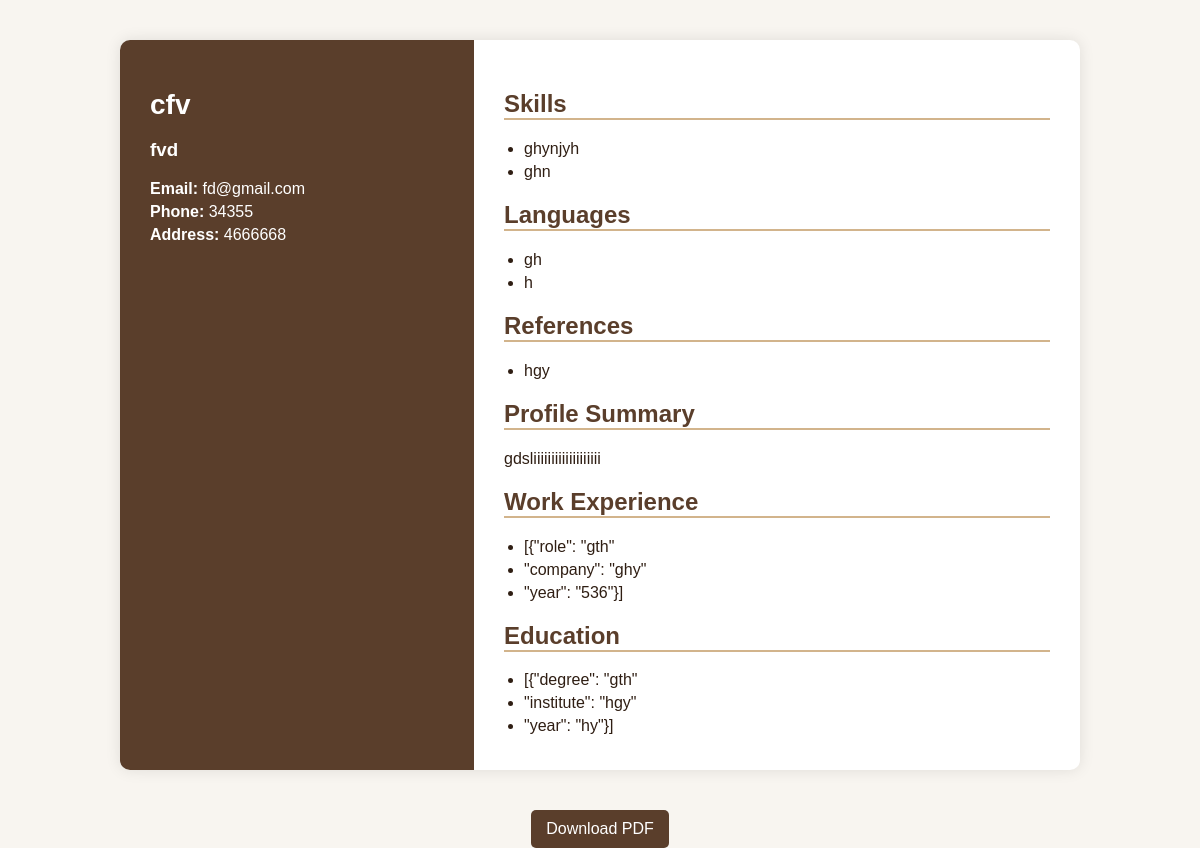
The app's page /resume/Resume1/3/ (signed in) with its own data.
### resume/models.py (models this page shows, shortened)
class Resume1(models.Model):
    user = models.ForeignKey(User, on_delete=models.CASCADE)
    full_name = models.CharField(max_length=255)
    job_title = models.CharField(max_length=255, blank=True)
    email = models.EmailField()
    phone = models.CharField(max_length=50, blank=True)
    address = models.CharField(max_length=255, blank=True)
    profile_summary = models.TextField(blank=True)
    skills = models.TextField(blank=True)
    languages = models.TextField(blank=True)
    work_experience = models.TextField(blank=True, default="")
    education = models.TextField(blank=True, default="")
    references = models.TextField(blank=True)
    template_type = models.CharField(max_length=10, default='Resume1')

### resume/views.py (the view)
# urls.py: path('resume/<str:resume_type>/<int:resume_id>/', views.resume_display, name='resume_display'),
@login_required
def resume_display(request, resume_type, resume_id):
    model_map = {
        'Resume1': Resume1,
        'Resume2': Resume2,
        'Resume3': Resume3,
        'Resume4': Resume4,
        'Resume5': Resume5,
    }
    model = model_map.get(resume_type)
    resume = get_object_or_404(model, id=resume_id)
    def split_field(value):
        if not value:
            return []
        return [item.strip() for item in value.replace('\r', '').replace(',', '\n').splitlines() if item.strip()]
    context = {
        "resume": resume,
        "skills_list": split_field(getattr(resume, "skills", "")),
        "languages_list": split_field(getattr(resume, "languages", "")),
        "references_list": split_field(getattr(resume, "references", "")),
        "qualifications_list": split_field(getattr(resume, "qualifications", "")),
        "projects": split_field(getattr(resume, "projects", "")),
        "achievements_list": split_field(getattr(resume, "achievements", "")),
        "experience_list": split_field(getattr(resume, "work_experience", "")),  # ✅ plain text
        "education_list": split_field(getattr(resume, "education", "")),        # ✅ plain text
        "profile_summary": getattr(resume, "profile_summary", ""),              # ✅ include summary if present
    }
    return render(request, f"resume/resume_display{resume_type[-1]}.html", context)

### resume/templates/resume/resume_display1.html (shortened to what this page needs)
<!DOCTYPE html>
<html lang="en">
<head>
</head>
<body>
<div class="container">
  <div class="left">
    <h1>{{ resume.full_name }}</h1>
    <h3>{{ resume.job_title }}</h3>
    <p><strong>Email:</strong> {{ resume.email }}</p>
    <p><strong>Phone:</strong> {{ resume.phone }}</p>
    <p><strong>Address:</strong> {{ resume.address }}</p>
  </div>
  <div class="right">
    <h2>Skills</h2>
    {% if skills_list %}
      <ul>
        {% for skill in skills_list %}
          <li>{{ skill }}</li>
        {% endfor %}
      </ul>
    {% else %}
      <p>No skills added</p>
    {% endif %}
    <h2>Languages</h2>
    {% if languages_list %}
      <ul>
        {% for lang in languages_list %}
          <li>{{ lang }}</li>
        {% endfor %}
      </ul>
    {% else %}
      <p>No languages added</p>
    {% endif %}
    <h2>References</h2>
    {% if references_list %}
      <ul>
        {% for ref in references_list %}
          <li>{{ ref }}</li>
        {% endfor %}
      </ul>
    {% else %}
      <p>No references added</p>
    {% endif %}
    <h2>Profile Summary</h2>
    {% if resume.profile_summary %}
      <p>{{ resume.profile_summary|linebreaksbr }}</p>
    {% else %}
      <p>No profile summary added</p>
    {% endif %}
<h2>Work Experience</h2>
{% if experience_list %}
  <ul>
    {% for exp in experience_list %}
      <li>{{ exp }}</li>
    {% endfor %}
  </ul>
{% else %}
  <p>No work experience added</p>
{% endif %}
<h2>Education</h2>
{% if education_list %}
  <ul>
    {% for edu in education_list %}
      <li>{{ edu }}</li>
    {% endfor %}
  </ul>
{% else %}
  <p>No education details added</p>
{% endif %}
  </div>
</div>
<div style="text-align:center; margin-top:20px;">
  <a href="{% url 'download_resume_pdf1' resume.id %}"><button>Download PDF</button></a>
</div>
</body>
</html>

### resume/templates/resume/resume_display1.html (style rules this page uses)
body { font-family: 'Poppins', sans-serif; margin: 0; padding: 0; background: #f8f5f0; color: #2f1e13; }
.container { display: flex; width: 80%; margin: 40px auto; background: white; box-shadow: 0 0 15px rgba(0,0,0,0.1); border-radius: 10px; overflow: hidden; }
.left { width: 35%; background: #5a3e2b; color: white; padding: 30px; }
.right { width: 65%; padding: 30px; }
h1 { font-size: 28px; margin-bottom: 10px; }
h2 { color: #5a3e2b; border-bottom: 2px solid #d2b48c; margin-top: 20px; }
p { margin: 5px 0; }
button { background: #5a3e2b; color: white; border: none; padding: 10px 15px; border-radius: 5px; cursor: pointer; font-size: 1rem; }
ul { padding-left: 20px; margin: 5px 0; }
li { margin-bottom: 5px; }

### records on screen
Resume1: full_name "cfv", job_title "fvd", email "fd@gmail.com", phone "34355", address "4666668", references_list "hgy", profile_summary "gdsliiiiiiiiiiiiiiiiiii"

### other values on screen
{{ skill }} "ghynjyh" "ghn"
{{ lang }} "gh" "h"
{{ exp }} "[{\"role\": \"gth\"" "\"company\": \"ghy\"" "\"year\": \"536\"}]"
{{ edu }} "[{\"degree\": \"gth\"" "\"institute\": \"hgy\"" "\"year\": \"hy\"}]"
